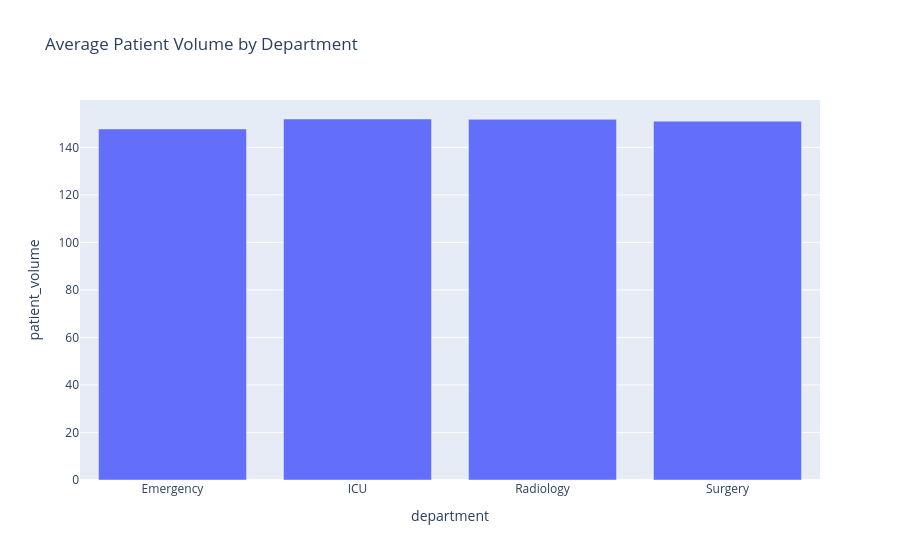

Here is the notebook cell this chart was saved with:
### Code cell
fig = px.bar(
    department_volume,
    x="department",
    y="patient_volume",
    title="Average Patient Volume by Department"
)

fig.show()

### Figure 1 — Plotly figure (JSON) as saved in the notebook; plotly's stock layout.template omitted (floating-point values rounded to 4 significant figures)
{"data": [{"hovertemplate": "department=%{x}<br>patient_volume=%{y}<extra></extra>", "legendgroup": "", "marker": {"color": "#636efa", "pattern": {"shape": ""}}, "name": "", "orientation": "v", "showlegend": false, "textposition": "auto", "type": "bar", "x": ["Emergency", "ICU", "Radiology", "Surgery"], "xaxis": "x", "y": [147.8, 151.9, 151.8, 151.0], "yaxis": "y"}], "layout": {"barmode": "relative", "legend": {"tracegroupgap": 0}, "title": {"text": "Average Patient Volume by Department"}, "xaxis": {"anchor": "y", "domain": [0, 1], "title": {"text": "department"}}, "yaxis": {"anchor": "x", "domain": [0, 1], "title": {"text": "patient_volume"}}}}
